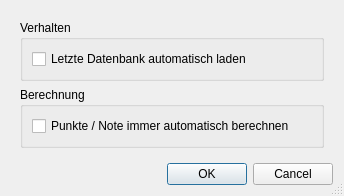
<?xml version="1.0" encoding="UTF-8"?>
<ui version="4.0">
 <class>Dialog</class>
 <widget class="QDialog" name="Dialog">
  <property name="geometry">
   <rect>
    <x>0</x>
    <y>0</y>
    <width>344</width>
    <height>192</height>
   </rect>
  </property>
  <property name="windowTitle">
   <string>Einstellungen</string>
  </property>
  <property name="sizeGripEnabled">
   <bool>true</bool>
  </property>
  <layout class="QGridLayout" name="gridLayout">
   <item row="1" column="0">
    <widget class="QDialogButtonBox" name="buttonBox">
     <property name="orientation">
      <enum>Qt::Horizontal</enum>
     </property>
     <property name="standardButtons">
      <set>QDialogButtonBox::Cancel|QDialogButtonBox::Ok</set>
     </property>
    </widget>
   </item>
   <item row="0" column="0">
    <widget class="QWidget" name="widget" native="true">
     <layout class="QGridLayout" name="gridLayout_2">
      <item row="0" column="0">
       <widget class="QGroupBox" name="groupBox">
        <property name="title">
         <string>Verhalten</string>
        </property>
        <layout class="QGridLayout" name="gridLayout_3">
         <item row="0" column="0">
          <widget class="QCheckBox" name="checkBox">
           <property name="text">
            <string>Letzte Datenbank automatisch laden</string>
           </property>
          </widget>
         </item>
        </layout>
       </widget>
      </item>
      <item row="1" column="0">
       <widget class="QGroupBox" name="groupBox_2">
        <property name="sizePolicy">
         <sizepolicy hsizetype="Preferred" vsizetype="Preferred">
          <horstretch>0</horstretch>
          <verstretch>0</verstretch>
         </sizepolicy>
        </property>
        <property name="title">
         <string>Berechnung</string>
        </property>
        <layout class="QGridLayout" name="gridLayout_4">
         <item row="0" column="0">
          <widget class="QCheckBox" name="checkBox_2">
           <property name="text">
            <string>Punkte / Note immer automatisch berechnen</string>
           </property>
          </widget>
         </item>
        </layout>
       </widget>
      </item>
     </layout>
    </widget>
   </item>
  </layout>
 </widget>
 <resources/>
 <connections>
  <connection>
   <sender>buttonBox</sender>
   <signal>accepted()</signal>
   <receiver>Dialog</receiver>
   <slot>accept()</slot>
   <hints>
    <hint type="sourcelabel">
     <x>248</x>
     <y>254</y>
    </hint>
    <hint type="destinationlabel">
     <x>157</x>
     <y>274</y>
    </hint>
   </hints>
  </connection>
  <connection>
   <sender>buttonBox</sender>
   <signal>rejected()</signal>
   <receiver>Dialog</receiver>
   <slot>reject()</slot>
   <hints>
    <hint type="sourcelabel">
     <x>316</x>
     <y>260</y>
    </hint>
    <hint type="destinationlabel">
     <x>286</x>
     <y>274</y>
    </hint>
   </hints>
  </connection>
 </connections>
</ui>
